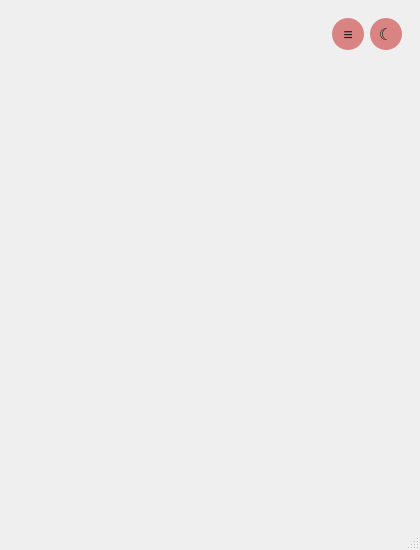
<?xml version="1.0" encoding="UTF-8"?>
<ui version="4.0">
 <class>MainWindow</class>
 <widget class="QMainWindow" name="MainWindow">
  <property name="geometry">
   <rect>
    <x>0</x>
    <y>0</y>
    <width>420</width>
    <height>550</height>
   </rect>
  </property>
  <property name="minimumSize">
   <size>
    <width>420</width>
    <height>550</height>
   </size>
  </property>
  <property name="maximumSize">
   <size>
    <width>420</width>
    <height>550</height>
   </size>
  </property>
  <property name="font">
   <font>
    <family>Titillium Web</family>
    <pointsize>7</pointsize>
   </font>
  </property>
  <property name="windowTitle">
   <string>IIT Delhi VPN</string>
  </property>
  <widget class="QWidget" name="centralwidget">
   <layout class="QVBoxLayout" name="centralLayout">
    <property name="leftMargin">
     <number>0</number>
    </property>
    <property name="topMargin">
     <number>0</number>
    </property>
    <property name="rightMargin">
     <number>0</number>
    </property>
    <property name="bottomMargin">
     <number>0</number>
    </property>
    <item>
     <widget class="QStackedWidget" name="rootStack">
      <widget class="QWidget" name="normalContentPage">
       <layout class="QVBoxLayout" name="normalContentLayout">
        <property name="leftMargin">
         <number>18</number>
        </property>
        <property name="topMargin">
         <number>18</number>
        </property>
        <property name="rightMargin">
         <number>18</number>
        </property>
        <property name="bottomMargin">
         <number>18</number>
        </property>
        <item>
         <layout class="QHBoxLayout" name="topBarLayout">
          <item>
           <spacer name="topBarLeftSpacer">
            <property name="orientation">
             <enum>Qt::Orientation::Horizontal</enum>
            </property>
            <property name="sizeHint" stdset="0">
             <size>
              <width>20</width>
              <height>20</height>
             </size>
            </property>
           </spacer>
          </item>
          <item>
           <spacer name="topBarMiddleSpacer">
            <property name="orientation">
             <enum>Qt::Orientation::Horizontal</enum>
            </property>
            <property name="sizeHint" stdset="0">
             <size>
              <width>0</width>
              <height>0</height>
             </size>
            </property>
           </spacer>
          </item>
          <item>
           <widget class="QPushButton" name="logsButton">
            <property name="minimumSize">
             <size>
              <width>32</width>
              <height>32</height>
             </size>
            </property>
            <property name="maximumSize">
             <size>
              <width>32</width>
              <height>32</height>
             </size>
            </property>
            <property name="cursor">
             <cursorShape>PointingHandCursor</cursorShape>
            </property>
            <property name="toolTip">
             <string>View connection logs</string>
            </property>
            <property name="styleSheet">
             <string notr="true">QPushButton#logsButton {
        border-radius: 16px;
        background-color: rgba(194,23,23,0.5);
        border: none;
        color: #1f1f1f;
        font-size: 16px;
    }
    QPushButton#logsButton:hover {
        background-color: rgba(194,23,23,0.8);
    }</string>
            </property>
            <property name="text">
             <string>≡</string>
            </property>
           </widget>
          </item>
          <item>
           <widget class="QPushButton" name="themeToggleButton">
            <property name="minimumSize">
             <size>
              <width>32</width>
              <height>32</height>
             </size>
            </property>
            <property name="maximumSize">
             <size>
              <width>32</width>
              <height>32</height>
             </size>
            </property>
            <property name="cursor">
             <cursorShape>PointingHandCursor</cursorShape>
            </property>
            <property name="toolTip">
             <string>Toggle dark/light theme</string>
            </property>
            <property name="styleSheet">
             <string notr="true">QPushButton#themeToggleButton {
        border-radius: 16px;
        background-color: rgba(194,23,23,0.5);
        border: none;
        color: #1f1f1f;
        font-size: 16px;
    }
    QPushButton#themeToggleButton:hover {
        background-color: rgba(194,23,23,0.8);
    }</string>
            </property>
            <property name="text">
             <string>☾</string>
            </property>
           </widget>
          </item>
         </layout>
        </item>
        <item>
         <widget class="QStackedWidget" name="screenStack">
          <widget class="QWidget" name="connectPage"/>
          <widget class="QWidget" name="connectingPage"/>
          <widget class="QWidget" name="disconnectPage"/>
         </widget>
        </item>
       </layout>
      </widget>
      <widget class="QWidget" name="getStartedPage"/>
     </widget>
    </item>
   </layout>
  </widget>
  <widget class="QStatusBar" name="statusbar"/>
 </widget>
 <resources/>
 <connections/>
</ui>
